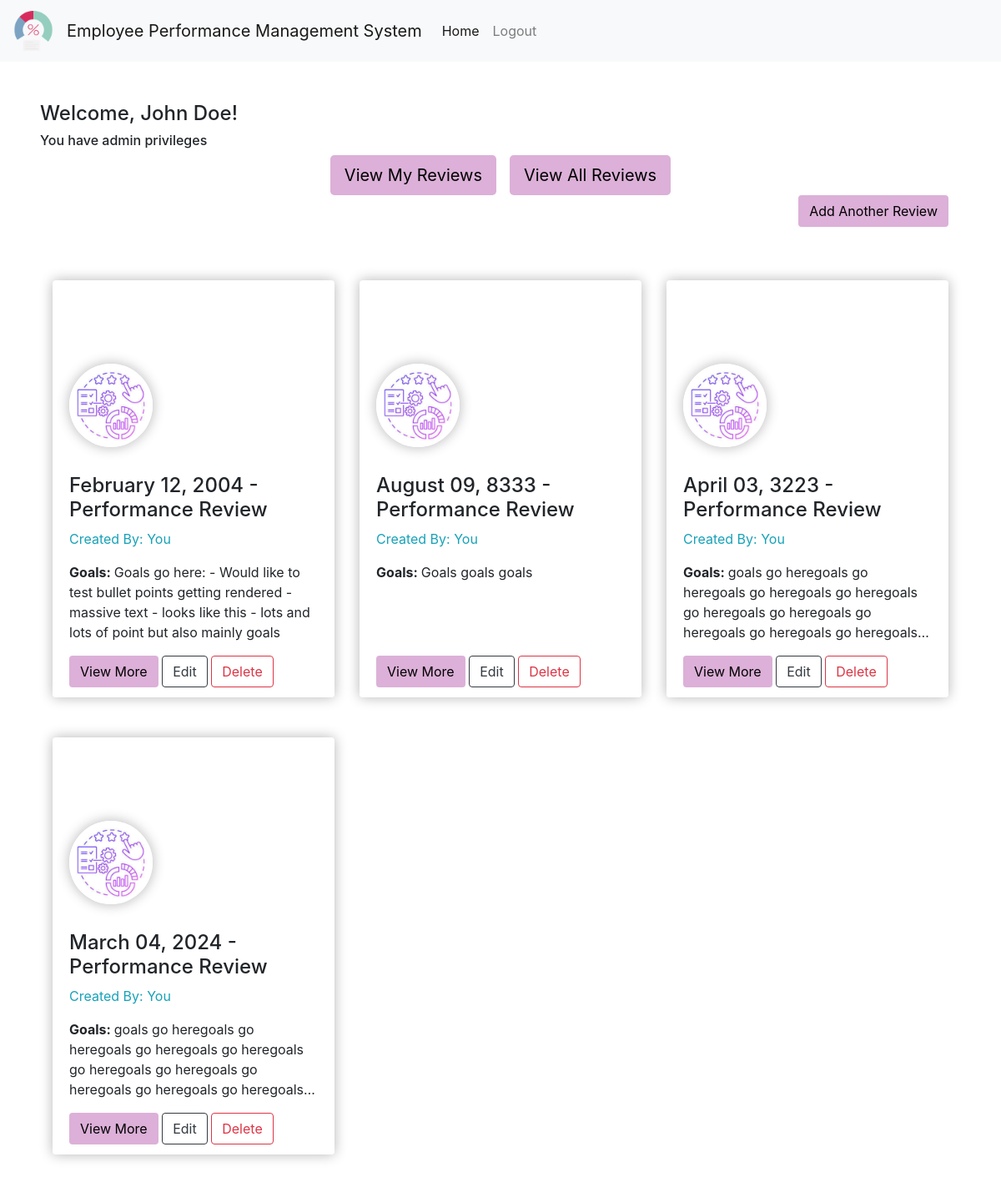
The app's page /home (signed in), older data.
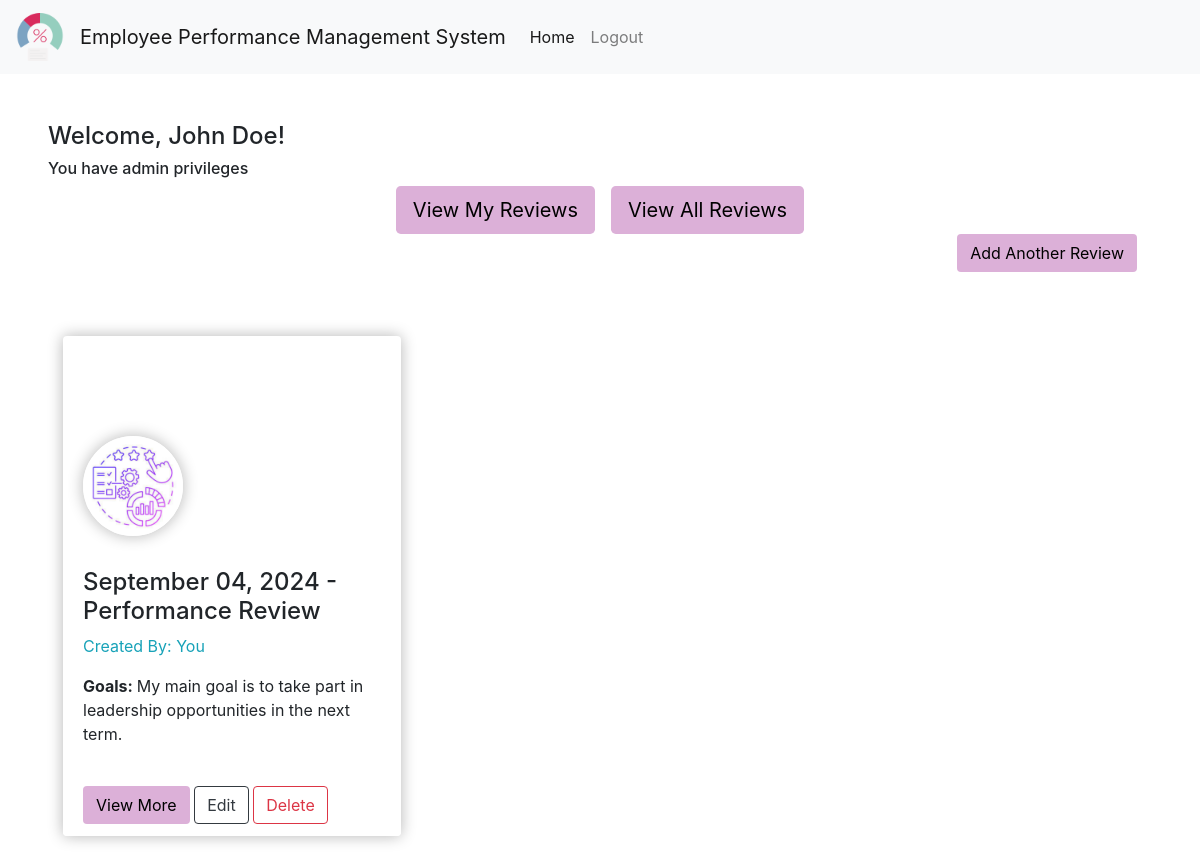
The same page, newer data.
### app/models.py (models this page shows, shortened)
class Review(Base):
    __tablename__ = "reviews"
    review_id = Column(Integer, primary_key=True)
    employee_number = Column(
        Integer, ForeignKey("employees.employee_number"), nullable=False
    )
    review_date = Column(DateTime, nullable=False)
    reviewer_id = Column(Integer, nullable=False)
    overall_performance_rating = Column(
        Enum(
            "Excellent", "Good", "Satisfactory", "Needs Improvement", "Unsatisfactory"
        ),
        nullable=False,
    )
    goals = Column(String, nullable=False)
    reviewer_comments = Column(String, nullable=False)

### app/routes.py (the view)
@main.route("/home")
@login_required
def home():
    session = get_session()
    if current_user.is_admin and "all_reviews" in request.args:
        employee_reviews = session.query(Review).all()
    else:
        employee_reviews = (
            session.query(Review)
            .filter_by(employee_number=current_user.employee_number)
            .all()
        )
    return render_template("home.html", reviews=employee_reviews)

### app/__init__.py (called while the page is built)
    def _login_manager(self):
        self.session = get_session()
        self.login_manager.login_view = "auth.login"
        self.login_manager.init_app(self.app)
        @self.login_manager.user_loader
        def load_user(employee_number):
            return self.session.query(Employee).get(employee_number)

### app/database.py (called while the page is built)
def get_session():
    if engine is None:
        raise RuntimeError("Engine is not initialized")
    return Session(bind=engine)

### app/templates/home.html (shortened to what this page needs)
{% extends "base.html" %}
{% block content %}
{% if current_user.is_authenticated %}
  <h4>Welcome, {{ current_user.name }}!</h4>
  {% if current_user.is_admin %}
    <h6>You have admin privileges</h6>
  {% else %}
    <h6>You have regular user privileges</h6>
  {% endif %}
  <div class="container">
    {% if current_user.is_admin %}
      <div class="d-flex justify-content-center gap-2">
        <a href="{{ url_for('main.home') }}" class="btn button-custom btn-lg mx-2">View My Reviews</a>
        <a href="{{ url_for('main.home', all_reviews=True) }}" class="btn button-custom btn-lg mx-2">View All Reviews</a>
      </div>
    {% endif %}
    {% if reviews %}
      <div class="text-right mb-3">
        <a href="{{ url_for('main.create_review') }}" class="btn button-custom">Add Another Review</a>
      </div>
      <div class="row pt-5">
        {% for review in reviews %}
          <div class="col-md-6 col-lg-4 pb-5">
            <div class="card card-custom bg-white border-white border-0">
              <div class="card-custom-img" style="
                background-image: url(http://res.cloudinary.com/d3/image/upload/c_scale,q_auto:good,w_1110/trianglify-v1-cs85g_cc5d2i.jpg);
              "></div>
              <div class="card-custom-avatar">
                <img class="img-fluid" src="../static/performance-logo.png" alt="Avatar" />
              </div>
              <div class="card-body" style="overflow-y: auto">
                <p class="card-title">
                  <h4>{{ review.review_date.strftime('%B %d, %Y') }} - Performance Review</h4>
                  {% if current_user.is_admin %}
                    <h7 class="text-info">
                      Created By: {% if current_user.employee_number == review.employee_number %}
                        You
                      {% else %}
                        {{ review.employee_number }}
                      {% endif %}
                    </h7>
                  {% endif %}
                </p>
                <div class="card-text-container">
                  <p class="card-text"><strong>Goals: </strong>{{ review.goals|safe }}</p>
                </div>
              </div>
              <div class="card-footer" style="background: inherit; border-color: inherit">
                <button data-bs-toggle="modal" data-bs-target="#view-more-modal-{{ loop.index }}" class="btn button-custom" style="color:black;">
                  View More
                </button>
                <form action="{{ url_for('main.update_review', review_id=review.review_id) }}" method="GET" class="d-inline-block">
                  <button type="submit" class="btn btn-outline-dark">Edit</button>
                </form>
                {% if current_user.is_admin %}
                  <button href="#" data-review-id="{{ review.review_id }}" data-bs-toggle="modal" data-bs-target="#confirm-delete-modal" class="btn btn-outline-danger delete-btn">
                    Delete
                  </button>
                {% endif %}
              </div>
            </div>
          </div>
        {% endfor %}
      </div>
    {% else %}
      <div class="text-center pt-5">
        <a href="{{ url_for('main.create_review') }}" class="btn button-custom">Add Your First Review</a>
      </div>
    {% endif %}
  </div>
{% else %}
  <div id="flash-message" class="alert alert-warning" role="alert">
    <strong>Warning:</strong> Please log in to access this page.
  </div>
{% endif %}
{% endblock %}

Row changes from the older to the newer data that the page shows:
removed Review: review_date "February 12, 2004", shows "You", goals "Goals go here: - Would like to test bullet points getting rendered - massive text - looks like this - lots and lots of point but also mainly goals"
removed Review: review_date "August 09, 8333", shows "You", goals "Goals goals goals"
removed Review: review_date "April 03, 3223", shows "You", goals "goals go heregoals go heregoals go heregoals go heregoals go heregoals go heregoals go heregoals go heregoals go…"
removed Review: review_date "March 04, 2024", shows "You", goals "goals go heregoals go heregoals go heregoals go heregoals go heregoals go heregoals go heregoals go heregoals go…"
added Review: review_date "September 04, 2024", shows "You", goals "My main goal is to take part in leadership opportunities in the next term."
